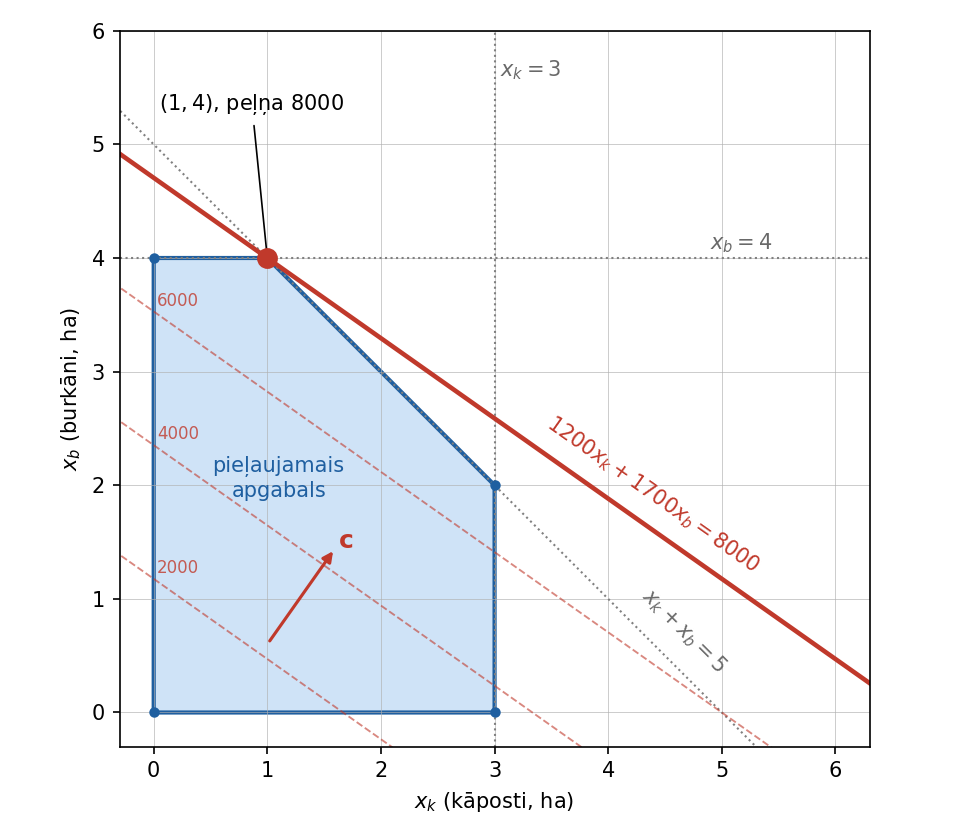

Here is the Python script that generated this plot:
# Kāpostu-burkānu uzdevuma pieļaujamais apgabals un optimālās peļņas taisne.
# Rezultāts: cabbage-carrots-feasible.png (tajā pašā direktorijā)
from pathlib import Path

import matplotlib.pyplot as plt
import numpy as np
from matplotlib.patches import Polygon

OUT = Path(__file__).with_suffix(".png")

# Pieļaujamā apgabala virsotnes: x_k <= 3, x_b <= 4, x_k + x_b <= 5, x_k, x_b >= 0
vertices = [(0, 0), (3, 0), (3, 2), (1, 4), (0, 4)]

fig, ax = plt.subplots(figsize=(6.4, 5.6))
ax.add_patch(Polygon(vertices, closed=True, facecolor="#cfe3f7",
                     edgecolor="#1f5fa0", linewidth=2))

# Ierobežojumu taisnes
t = np.linspace(-0.5, 6.5, 2)
ax.axvline(3, color="gray", linestyle=":", linewidth=1)
ax.axhline(4, color="gray", linestyle=":", linewidth=1)
ax.plot(t, 5 - t, color="gray", linestyle=":", linewidth=1)
ax.text(3.05, 5.6, r"$x_k = 3$", color="dimgray")
ax.text(4.9, 4.08, r"$x_b = 4$", color="dimgray")
ax.text(4.25, 0.35, r"$x_k + x_b = 5$", color="dimgray", rotation=-45)

# Peļņas līmeņa līnijas 1200 x_k + 1700 x_b = z
for z in (2000, 4000, 6000):
    ax.plot(t, (z - 1200 * t) / 1700, color="#c0392b", linestyle="--",
            linewidth=0.9, alpha=0.6)
    ax.text(0.03, z / 1700 + 0.05, f"{z}", color="#c0392b", fontsize=8, alpha=0.8)
ax.plot(t, (8000 - 1200 * t) / 1700, color="#c0392b", linewidth=2.2)
ax.text(3.45, 2.52, r"$1200x_k + 1700x_b = 8000$", color="#c0392b", rotation=-35.2,
        rotation_mode="anchor")

# Gradienta virziens c = (1200, 1700), mērogots
ax.annotate("", xy=(1.0 + 0.6, 0.6 + 0.85), xytext=(1.0, 0.6),
            arrowprops=dict(arrowstyle="-|>", color="#c0392b", linewidth=1.5))
ax.text(1.62, 1.45, r"$\mathbf{c}$", color="#c0392b", fontsize=12)

# Virsotnes un optimums
for (x, y) in vertices:
    ax.plot(x, y, "o", color="#1f5fa0", markersize=4)
ax.plot(1, 4, "o", color="#c0392b", markersize=9, zorder=5)
ax.annotate(r"$(1,4)$, peļņa $8000$", xy=(1, 4), xytext=(0.05, 5.3),
            arrowprops=dict(arrowstyle="-", color="black", linewidth=0.8))
ax.text(1.1, 1.9, "pieļaujamais\napgabals", color="#1f5fa0", ha="center")

ax.set_xlim(-0.3, 6.3)
ax.set_ylim(-0.3, 6.0)
ax.set_aspect("equal")
ax.set_xlabel(r"$x_k$ (kāposti, ha)")
ax.set_ylabel(r"$x_b$ (burkāni, ha)")
ax.grid(True, linewidth=0.3)
fig.tight_layout()
fig.savefig(OUT, dpi=150)
